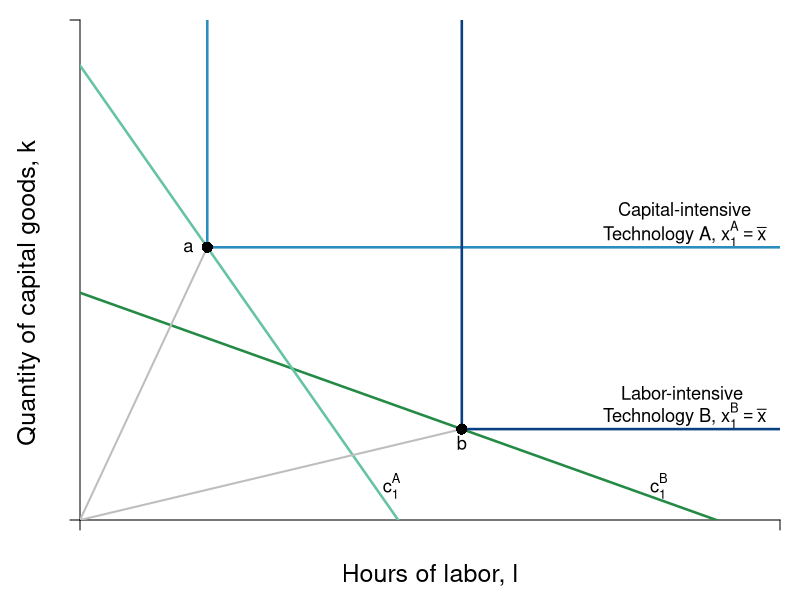

Write the R code that produced this figure.
#Graph Designer: Simon Halliday
#Authors: Bowles, Foley and Halliday
#Title: Coordination, Conflict and Competition: A Text in Microeconomics

library(shape)
pdf(file = "firmmarketsupply/tech_intensity_leontief.pdf", width = 7, height = 7)

#Set parameters for graphics
axislabelsize <- 1.5
labelsize <- 1.1
graphlinewidth <- 2.5
segmentlinewidth <- 2

COL <- c("#7fc97f", "#beaed4", "#fdc086", "#ffff99", "#386cb0", "#f0027f", "#bf5b17", "#666666")
COLA <- c("#e0f3db", "#99d8c9","#66c2a4","#41ae76", "#238b45", "#005824")
COLB <- c("#c6dbef", "#4eb3d3", "#2b8cbe", "#0868ac","#084081")

#Edited the margins to cater for the larger LHS labels
par(mar =  c(4, 4, 1, 1))

uFn <- function(x, y, alpha = 0.7){
  (x^alpha)*(y^(1 - alpha))
}

isoA <- function(l, alpha = 0.7, xbar = 4) {
  (xbar / l^alpha)^(1/(1 - alpha))
}

trsline <- function(x, constant = 10, slope = 4){
  constant - (slope)*x
}

isocost <- function(l, m = 100, pl = 20, pk = 10){
  m/pk - (pl/pk)*l
}

xlims <- c(0, 11)
ylims <- c(0, 11)

npts <- 501 
x <- seq(xlims[1], xlims[2], length.out = npts)
y <- seq(ylims[1], ylims[2], length.out = npts) 
a <- c(2, 4, 6)

plot(0, 0, xlim = xlims, ylim = ylims, type = "n",
     xlab = expression(paste("")),
     ylab = expression(paste("")), 
     xaxt = "n", 
     yaxt = "n", 
     cex.lab = axislabelsize, 
     bty = "n", 
     xaxs="i", 
     yaxs="i"
)


# ticksy <- seq(from = 0, to = ylims[2], by = 1)
# ylabels <- seq(from = 0, to = ylims[2], by = 1)
# ticksx <- seq(from = 0, to = xlims[2], by = 1)
# xlabels <- seq(from = 0, to = xlims[2], by = 1)
ticksy <- c(ylims[1],  ylims[2])
ylabels <- c(NA, NA)
ticksx <- c(xlims[1], xlims[2])
xlabels <- c(NA, NA)

axis(1, at = ticksx, pos = 0, labels = xlabels)
axis(2, at = ticksy, pos = 0, labels = ylabels, las = 1)

npts <- 500 
xx1 <- seq(xlims[1], xlims[2], length.out = npts)

#Axis labels
mtext(expression(paste("Hours of labor, ", l)), side = 1, line = 2.5, cex = axislabelsize)
text(-0.8, 5, expression(paste("Quantity of capital goods, ", k)), xpd = TRUE, cex = axislabelsize, srt = 90) 

#Draw the isocosts
lines(xx1, isocost(xx1, m = 100, pl = 10, pk = 20), col = COLA[5], lwd = graphlinewidth)
lines(xx1, isocost(xx1, m = 100, pl = 20, pk = 10), col = COLA[3], lwd = graphlinewidth)

#Label the isoquants curves
text(9.5, 6.8, expression(paste("Capital-intensive")), cex = labelsize)
text(9.5, 6.3, expression(paste("Technology A, ", x[1]^A == bar(x))), cex = labelsize)

text(9.5, 2.8, expression(paste("Labor-intensive ")), cex = labelsize)
text(9.5, 2.3, expression(paste("Technology B, ", x[1]^B == bar(x))), cex = labelsize)

##Two Leontief Technologies 
#Capital-intensive
segments(2, 6, 2, ylims[2], lty = 1, col = COLB[3] , lwd = graphlinewidth)
segments(2, 6, xlims[2], 6, lty = 1, col = COLB[3] , lwd = graphlinewidth)

#Labor-intensive
segments(6, 2, 6, ylims[2], lty = 1, col = COLB[5] , lwd = graphlinewidth)
segments(6, 2, xlims[2], 2, lty = 1, col = COLB[5] , lwd = graphlinewidth)




# Arrows(8, 3.6, 8, 2.4, col = "black", lty = 1, lwd = 2, arr.type = "triangle", arr.lwd = 0.5)
# 
# text(4, 6, expression(paste(trs(l,k) == frac(4,4), phantom()==1)), cex = labelsize)
# Arrows(4, 5.6, 4, 4.4, col = "black", lty = 1, lwd = 2, arr.type = "triangle", arr.lwd = 0.5)
# 
# text(4, 8, expression(paste(trs(l,k) == frac(8,2), phantom() == 4)), cex = labelsize)
# Arrows(3.05, 8, 2.3, 8, col = "black", lty = 1, lwd = 2, arr.type = "triangle", arr.lwd = 0.5)


#Label feasible and infeasible
#text(8, 9, expression(paste(trs(l,k) == frac(x[l], x[k]), phantom() == frac(mp[l], mp[k]), phantom() == -frac(dk,dl))), cex = labelsize)
#text(3, 2.5, expression(paste("with plan ", (list(x, l, k)) )), cex = labelsize)

# text(8, 8.5, expression(paste("Production set:")), cex = labelsize)
# text(8, 8, expression(paste(x = bar(x), " feasible")), cex = labelsize)
# text(8, 7.5, expression(paste("with plan ", (list(x, l, k)) )), cex = labelsize)

#text(9.5, 3.15, expression(u[2]^A), cex = labelsize)
#text(9.5, 5.85, expression(u[3]^A), cex = labelsize)

#Draw rays from the origin indicating factor intensity
segments(0, 0, 2, 6, lty = 1, col = "gray" , lwd = segmentlinewidth)
segments(0, 0, 6, 2, lty = 1, col = "gray" , lwd = segmentlinewidth)

# segments(0, 8, 2.9705, 8, lty = 2, col = "gray" , lwd = segmentlinewidth)
#segments(2.9705, 0, 2.9705, 8, lty = 2, col = "gray" , lwd = segmentlinewidth)
# segments(2, 0, 2, 8, lty = 2, col = "gray" , lwd = segmentlinewidth)
# segments(4, 0, 4, 4, lty = 2, col = "gray" , lwd = segmentlinewidth)
# segments(0, 4, 4, 4, lty = 2, col = "gray" , lwd = segmentlinewidth)
# segments(8, 0, 8, 2, lty = 2, col = "gray" , lwd = segmentlinewidth)
# segments(0, 2, 8, 2, lty = 2, col = "gray" , lwd = segmentlinewidth)
# 
# segments(8, 0, 8,indiffA(x = 8)  , lty = 2, col = "gray" , lwd = segmentlinewidth)
# segments(0, indiffA(x = 8) , 8,indiffA(x = 8)  , lty = 2, col = "gray" , lwd = segmentlinewidth)

#Annotate points (4,4),(2,8),(8,2) on feasibility frontier
# text(4.2, 4.2, expression(paste(b)), cex = labelsize)
points(2, 6, pch = 16, col = "black", cex = 1.5)
text(2 - 0.3, 6, expression(paste(a)), cex = labelsize)

points(6, 2, pch = 16, col = "black", cex = 1.5)
text(6, 2 - 0.3, expression(paste(b)), cex = labelsize)

#Label the isocosts
text(9.1, 0.75, expression(paste(c[1]^B)), cex = labelsize)
text(4.9, 0.75, expression(paste(c[1]^A)), cex = labelsize)


dev.off()
